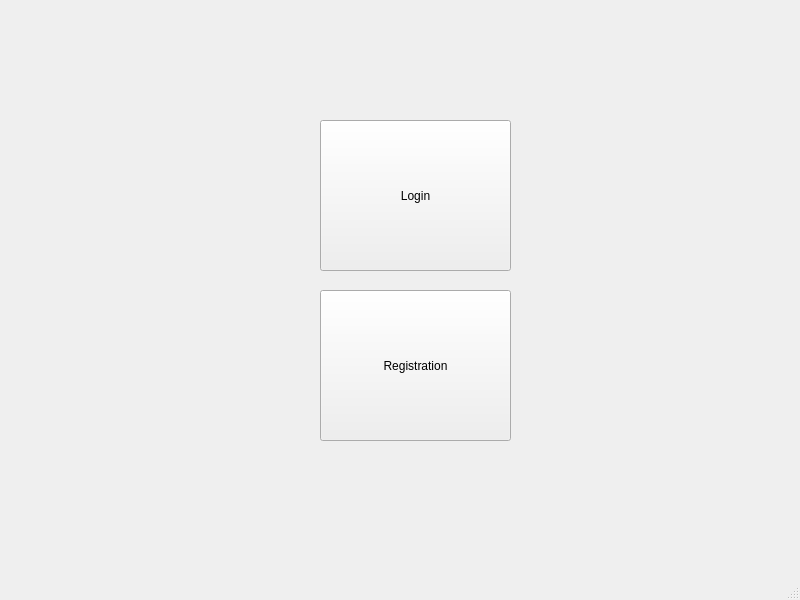
<?xml version="1.0" encoding="UTF-8"?>
<ui version="4.0">
 <class>MainWindow</class>
 <widget class="QMainWindow" name="MainWindow">
  <property name="geometry">
   <rect>
    <x>0</x>
    <y>0</y>
    <width>800</width>
    <height>600</height>
   </rect>
  </property>
  <property name="windowTitle">
   <string>MainWindow</string>
  </property>
  <widget class="QWidget" name="centralwidget">
   <widget class="QPushButton" name="pushButton_login">
    <property name="geometry">
     <rect>
      <x>320</x>
      <y>120</y>
      <width>191</width>
      <height>151</height>
     </rect>
    </property>
    <property name="text">
     <string>Login</string>
    </property>
   </widget>
   <widget class="QPushButton" name="pushButton_register">
    <property name="geometry">
     <rect>
      <x>320</x>
      <y>290</y>
      <width>191</width>
      <height>151</height>
     </rect>
    </property>
    <property name="text">
     <string>Registration</string>
    </property>
   </widget>
  </widget>
  <widget class="QMenuBar" name="menubar">
   <property name="geometry">
    <rect>
     <x>0</x>
     <y>0</y>
     <width>800</width>
     <height>21</height>
    </rect>
   </property>
  </widget>
  <widget class="QStatusBar" name="statusbar"/>
 </widget>
 <resources/>
 <connections/>
</ui>
